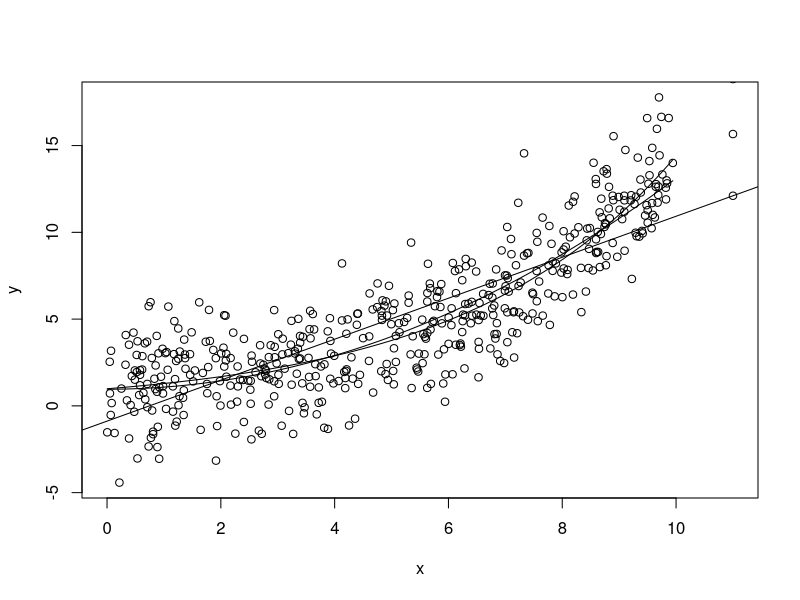

Write the R code that produced this figure.
#PART 1
mfile <-read.csv("regression_data.csv")
x <- mfile$x6[]
y <- mfile$y6[]

x
y
#PART 2  
b1 <- (mean(x*y)-mean(x)*mean(y)) / (mean(x^2)-mean(x)^2)
b0 = mean(y) - b1*mean(x)


# check = 0 
mnk2a <- sum  ((mean(y)- b0 - b1*mean(x))^2  ) 
mnk2b  <- lm(y~x,data=mfile)

b1
b0
mnk2a
mnk2b 

#PART 3
reg3 <- lm(y ~ I(x^2) ,data=mfile)
reg3 

#PART 4
reg4 <- nls(y ~ I(a * exp(b * x)), data = mfile, start = list(a = 1, b = 0), trace = T)
reg4 

#PART 5
plot(x,y, xlim = c(0, 11))
new.data <- data.frame(x = seq(min(x),max(x),len = 100))
abline(mnk2b) 
lines(new.data$x,predict(reg3, newdata = new.data))
lines(new.data$x, predict(reg4, newdata = new.data))

new.data <- data.frame(x = 11)
points(11, predict(mnk2b, newdata = new.data))
points(11, predict(reg3, newdata = new.data))
points(11, predict(reg4, newdata = new.data))
#PART 6

prznach2 <-fitted(mnk2b)
prznach2
prznach3 <-fitted(reg3)
prznach3
prznach4 <-fitted(reg4)
prznach4